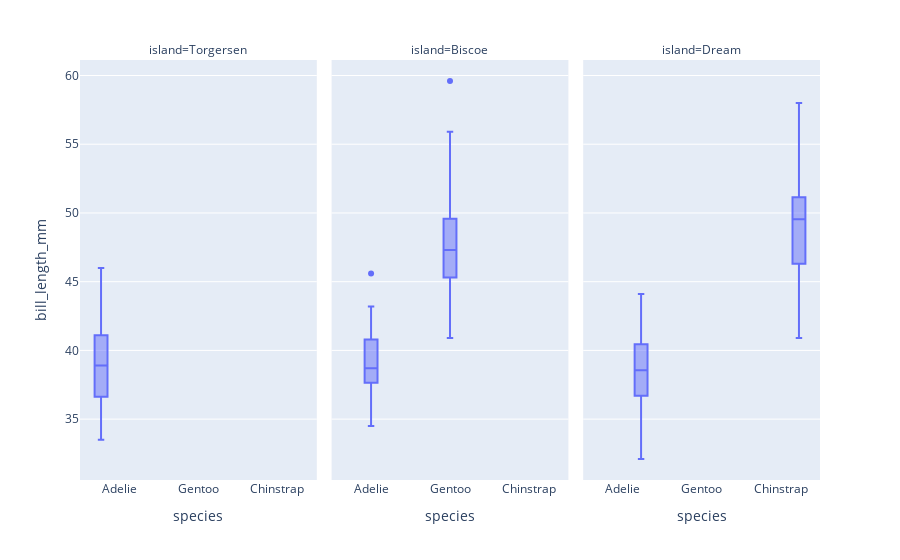

Notebook code for this chart:
### Code cell
px.box(penguins,x='species',y='bill_length_mm',facet_col='island')

### Figure 1 — Plotly figure (JSON) as saved in the notebook; plotly's stock layout.template omitted (floating-point values rounded to 4 significant figures; data arrays with more than 128 entries replaced by an {"elided": "..."} marker saying what was removed)
{"data": [{"alignmentgroup": "True", "hovertemplate": "island=Torgersen<br>species=%{x}<br>bill_length_mm=%{y}<extra></extra>", "legendgroup": "", "marker": {"color": "#636efa"}, "name": "", "notched": false, "offsetgroup": "", "orientation": "v", "showlegend": false, "type": "box", "x": ["Adelie", "Adelie", "Adelie", "Adelie", "Adelie", "Adelie", "Adelie", "Adelie", "Adelie", "Adelie", "Adelie", "Adelie", "Adelie", "Adelie", "Adelie", "Adelie", "Adelie", "Adelie", "Adelie", "Adelie", "Adelie", "Adelie", "Adelie", "Adelie", "Adelie", "Adelie", "Adelie", "Adelie", "Adelie", "Adelie", "Adelie", "Adelie", "Adelie", "Adelie", "Adelie", "Adelie", "Adelie", "Adelie", "Adelie", "Adelie", "Adelie", "Adelie", "Adelie", "Adelie", "Adelie", "Adelie", "Adelie", "Adelie", "Adelie", "Adelie", "Adelie", "Adelie"], "x0": " ", "xaxis": "x", "y": [39.1, 39.5, 40.3, null, 36.7, 39.3, 38.9, 39.2, 34.1, 42, 37.8, 37.8, 41.1, 38.6, 34.6, 36.6, 38.7, 42.5, 34.4, 46, 35.9, 41.8, 33.5, 39.7, 39.6, 45.8, 35.5, 42.8, 40.9, 37.2, 36.2, 42.1, 34.6, 42.9, 36.7, 35.1, 38.6, 37.3, 35.7, 41.1, 36.2, 37.7, 40.2, 41.4, 35.2, 40.6, 38.8, 41.5, 39, 44.1, 38.5, 43.1], "y0": " ", "yaxis": "y"}, {"alignmentgroup": "True", "hovertemplate": "island=Biscoe<br>species=%{x}<br>bill_length_mm=%{y}<extra></extra>", "legendgroup": "", "marker": {"color": "#636efa"}, "name": "", "notched": false, "offsetgroup": "", "orientation": "v", "showlegend": false, "type": "box", "x": {"elided": "168 str values"}, "x0": " ", "xaxis": "x2", "y": {"elided": "168 float values"}, "y0": " ", "yaxis": "y2"}, {"alignmentgroup": "True", "hovertemplate": "island=Dream<br>species=%{x}<br>bill_length_mm=%{y}<extra></extra>", "legendgroup": "", "marker": {"color": "#636efa"}, "name": "", "notched": false, "offsetgroup": "", "orientation": "v", "showlegend": false, "type": "box", "x": ["Adelie", "Adelie", "Adelie", "Adelie", "Adelie", "Adelie", "Adelie", "Adelie", "Adelie", "Adelie", "Adelie", "Adelie", "Adelie", "Adelie", "Adelie", "Adelie", "Adelie", "Adelie", "Adelie", "Adelie", "Adelie", "Adelie", "Adelie", "Adelie", "Adelie", "Adelie", "Adelie", "Adelie", "Adelie", "Adelie", "Adelie", "Adelie", "Adelie", "Adelie", "Adelie", "Adelie", "Adelie", "Adelie", "Adelie", "Adelie", "Adelie", "Adelie", "Adelie", "Adelie", "Adelie", "Adelie", "Adelie", "Adelie", "Adelie", "Adelie", "Adelie", "Adelie", "Adelie", "Adelie", "Adelie", "Adelie", "Chinstrap", "Chinstrap", "Chinstrap", "Chinstrap", "Chinstrap", "Chinstrap", "Chinstrap", "Chinstrap", "Chinstrap", "Chinstrap", "Chinstrap", "Chinstrap", "Chinstrap", "Chinstrap", "Chinstrap", "Chinstrap", "Chinstrap", "Chinstrap", "Chinstrap", "Chinstrap", "Chinstrap", "Chinstrap", "Chinstrap", "Chinstrap", "Chinstrap", "Chinstrap", "Chinstrap", "Chinstrap", "Chinstrap", "Chinstrap", "Chinstrap", "Chinstrap", "Chinstrap", "Chinstrap", "Chinstrap", "Chinstrap", "Chinstrap", "Chinstrap", "Chinstrap", "Chinstrap", "Chinstrap", "Chinstrap", "Chinstrap", "Chinstrap", "Chinstrap", "Chinstrap", "Chinstrap", "Chinstrap", "Chinstrap", "Chinstrap", "Chinstrap", "Chinstrap", "Chinstrap", "Chinstrap", "Chinstrap", "Chinstrap", "Chinstrap", "Chinstrap", "Chinstrap", "Chinstrap", "Chinstrap", "Chinstrap", "Chinstrap", "Chinstrap", "Chinstrap", "Chinstrap", "Chinstrap", "Chinstrap"], "x0": " ", "xaxis": "x3", "y": [39.5, 37.2, 39.5, 40.9, 36.4, 39.2, 38.8, 42.2, 37.6, 39.8, 36.5, 40.8, 36, 44.1, 37, 39.6, 41.1, 37.5, 36, 42.3, 37.3, 41.3, 36.3, 36.9, 38.3, 38.9, 35.7, 41.1, 34, 39.6, 36.2, 40.8, 38.1, 40.3, 33.1, 43.2, 36.8, 37.5, 38.1, 41.1, 35.6, 40.2, 37, 39.7, 40.2, 40.6, 32.1, 40.7, 37.3, 39, 39.2, 36.6, 36, 37.8, 36, 41.5, 46.5, 50, 51.3, 45.4, 52.7, 45.2, 46.1, 51.3, 46, 51.3, 46.6, 51.7, 47, 52, 45.9, 50.5, 50.3, 58, 46.4, 49.2, 42.4, 48.5, 43.2, 50.6, 46.7, 52, 50.5, 49.5, 46.4, 52.8, 40.9, 54.2, 42.5, 51, 49.7, 47.5, 47.6, 52, 46.9, 53.5, 49, 46.2, 50.9, 45.5, 50.9, 50.8, 50.1, 49, 51.5, 49.8, 48.1, 51.4, 45.7, 50.7, 42.5, 52.2, 45.2, 49.3, 50.2, 45.6, 51.9, 46.8, 45.7, 55.8, 43.5, 49.6, 50.8, 50.2], "y0": " ", "yaxis": "y3"}], "layout": {"annotations": [{"font": {}, "showarrow": false, "text": "island=Torgersen", "x": 0.16, "xanchor": "center", "xref": "paper", "y": 1, "yanchor": "bottom", "yref": "paper"}, {"font": {}, "showarrow": false, "text": "island=Biscoe", "x": 0.5, "xanchor": "center", "xref": "paper", "y": 1, "yanchor": "bottom", "yref": "paper"}, {"font": {}, "showarrow": false, "text": "island=Dream", "x": 0.84, "xanchor": "center", "xref": "paper", "y": 1, "yanchor": "bottom", "yref": "paper"}], "boxmode": "group", "legend": {"tracegroupgap": 0}, "margin": {"t": 60}, "xaxis": {"anchor": "y", "domain": [0, 0.32], "title": {"text": "species"}}, "xaxis2": {"anchor": "y2", "domain": [0.34, 0.66], "matches": "x", "title": {"text": "species"}}, "xaxis3": {"anchor": "y3", "domain": [0.68, 1.0], "matches": "x", "title": {"text": "species"}}, "yaxis": {"anchor": "x", "domain": [0, 1], "title": {"text": "bill_length_mm"}}, "yaxis2": {"anchor": "x2", "domain": [0, 1], "matches": "y", "showticklabels": false}, "yaxis3": {"anchor": "x3", "domain": [0, 1], "matches": "y", "showticklabels": false}}}
